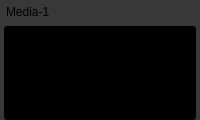
         <widget class="QFrame" name="mediaDisplay1">
          <property name="sizePolicy">
           <sizepolicy hsizetype="Expanding" vsizetype="Expanding">
            <horstretch>0</horstretch>
            <verstretch>0</verstretch>
           </sizepolicy>
          </property>
          <property name="minimumSize">
           <size>
            <width>150</width>
            <height>120</height>
           </size>
          </property>
          <property name="styleSheet">
           <string notr="true">background-color: #383838; border-radius: 5px;</string>
          </property>
          <property name="frameShape">
           <enum>QFrame::Shape::StyledPanel</enum>
          </property>
          <property name="frameShadow">
           <enum>QFrame::Shadow::Raised</enum>
          </property>
          <layout class="QVBoxLayout" name="verticalLayout_media1">
           <property name="spacing">
            <number>2</number>
           </property>
           <property name="leftMargin">
            <number>4</number>
           </property>
           <property name="topMargin">
            <number>0</number>
           </property>
           <property name="rightMargin">
            <number>4</number>
           </property>
           <property name="bottomMargin">
            <number>0</number>
           </property>
           <item>
            <layout class="QHBoxLayout" name="horizontalLayout_media1Header">
             <property name="spacing">
              <number>4</number>
             </property>
             <item>
              <spacer name="horizontalSpacer_4">
               <property name="orientation">
                <enum>Qt::Horizontal</enum>
               </property>
               <property name="sizeType">
                <enum>QSizePolicy::Policy::Preferred</enum>
               </property>
               <property name="sizeHint" stdset="0">
                <size>
                 <width>2</width>
                 <height>20</height>
                </size>
               </property>
              </spacer>
             </item>
             <item>
              <widget class="QLabel" name="label_media1">
               <property name="text">
                <string>Media-1</string>
               </property>
              </widget>
             </item>
             <item>
              <spacer name="horizontalSpacer_media1">
               <property name="orientation">
                <enum>Qt::Horizontal</enum>
               </property>
               <property name="sizeHint" stdset="0">
                <size>
                 <width>40</width>
                 <height>20</height>
                </size>
               </property>
              </spacer>
             </item>
             <item>
              <widget class="QPushButton" name="media1SettingsButton">
               <property name="minimumSize">
                <size>
                 <width>24</width>
                 <height>24</height>
                </size>
               </property>
               <property name="maximumSize">
                <size>
                 <width>24</width>
                 <height>24</height>
                </size>
               </property>
               <property name="text">
                <string/>
               </property>
               <property name="icon">
                <iconset resource="resources.qrc">
                 <normaloff>:/icons/Settings.png</normaloff>:/icons/Settings.png</iconset>
               </property>
               <property name="iconSize">
                <size>
                 <width>16</width>
                 <height>16</height>
                </size>
               </property>
               <property name="flat">
                <bool>true</bool>
               </property>
              </widget>
             </item>
             <item>
              <widget class="QPushButton" name="media1AudioButton">
               <property name="minimumSize">
                <size>
                 <width>24</width>
                 <height>24</height>
                </size>
               </property>
               <property name="maximumSize">
                <size>
                 <width>24</width>
                 <height>24</height>
                </size>
               </property>
               <property name="text">
                <string/>
               </property>
               <property name="icon">
                <iconset resource="resources.qrc">
                 <normaloff>:/icons/Volume.png</normaloff>
                 <normalon>:/icons/Mute.png</normalon>:/icons/Volume.png</iconset>
               </property>
               <property name="iconSize">
                <size>
                 <width>16</width>
                 <height>16</height>
                </size>
               </property>
               <property name="checkable">
                <bool>true</bool>
               </property>
               <property name="flat">
                <bool>true</bool>
               </property>
              </widget>
             </item>
            </layout>
           </item>
           <item>
            <widget class="QFrame" name="mediaVideoFrame1">
             <property name="sizePolicy">
              <sizepolicy hsizetype="Expanding" vsizetype="Expanding">
               <horstretch>0</horstretch>
               <verstretch>0</verstretch>
              </sizepolicy>
             </property>
             <property name="styleSheet">
              <string notr="true">background-color: black; border-radius: 3px;</string>
             </property>
             <property name="frameShape">
              <enum>QFrame::Shape::StyledPanel</enum>
             </property>
             <property name="frameShadow">
              <enum>QFrame::Shadow::Raised</enum>
             </property>
            </widget>
           </item>
          </layout>
         </widget>
